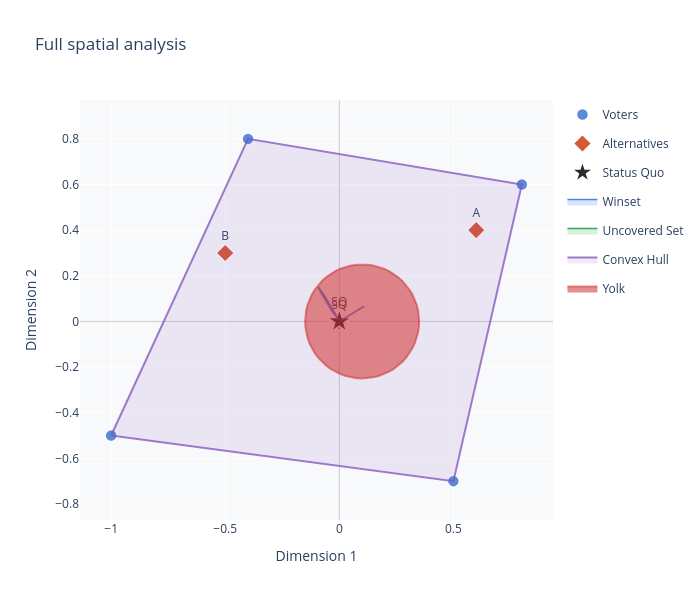

Source (notebook cell):
### Code cell
# 9.5 — Full composite plot: all layers at once
fig = sclp.plot_spatial_voting(
    voters,
    sq          = sq,
    voter_names = [f"V{i}" for i in range(5)],
    title       = "Full spatial analysis",
)
fig = sclp.layer_winset(fig, ws)
fig = sclp.layer_uncovered_set(fig, bnd)
fig = sclp.layer_convex_hull(fig, hull)
fig = sclp.layer_yolk(fig, center_x=70.0, center_y=58.0, radius=20.0)
fig.show()

### Figure 1 — Plotly figure (JSON) as saved in the notebook; plotly's stock layout.template omitted (floating-point values rounded to 4 significant figures)
{"data": [{"hovertemplate": "%{text}<br>(%{x:.3f}, %{y:.3f})<extra></extra>", "marker": {"color": "rgba(60,120,210,0.85)", "line": {"color": "white", "width": 1.5}, "size": 12, "symbol": "circle"}, "mode": "markers", "name": "Voters", "text": ["V0", "V1", "V2", "V3", "V4"], "type": "scatter", "x": [-1.0, 0.0, 0.8, -0.4, 0.5], "y": [-0.5, 0.0, 0.6, 0.8, -0.7]}, {"hovertemplate": "%{text}<br>(%{x:.3f}, %{y:.3f})<extra></extra>", "marker": {"color": "rgba(210,70,30,0.9)", "line": {"color": "white", "width": 1.5}, "size": 14, "symbol": "diamond"}, "mode": "markers+text", "name": "Alternatives", "text": ["SQ", "A", "B"], "textposition": "top center", "type": "scatter", "x": [0.0, 0.6, -0.5], "y": [0.0, 0.4, 0.3]}, {"hovertemplate": "Status Quo<br>(%{x:.3f}, %{y:.3f})<extra></extra>", "marker": {"color": "rgba(20,20,20,0.9)", "line": {"color": "white", "width": 1.5}, "size": 18, "symbol": "star"}, "mode": "markers+text", "name": "Status Quo", "text": ["SQ"], "textposition": "top center", "type": "scatter", "x": [0], "y": [0]}, {"fill": "toself", "fillcolor": "rgba(100,150,255,0.25)", "hoverinfo": "skip", "legendgroup": "Winset", "line": {"color": "rgba(50,100,220,0.8)", "width": 1.5}, "mode": "lines", "name": "Winset", "showlegend": true, "type": "scatter", "x": [-0.01398, -0.07039, -0.09249, -0.08192, -0.03147, -0.005905, -0.01398], "y": [0.02704, 0.1211, 0.1509, 0.1286, 0.04443, 0.00996, 0.02704]}, {"fill": "toself", "fillcolor": "rgba(100,150,255,0.25)", "hoverinfo": "skip", "legendgroup": "Winset", "line": {"color": "rgba(50,100,220,0.8)", "width": 1.5}, "mode": "lines", "name": "Winset", "showlegend": false, "type": "scatter", "x": [0.09449, 0.02208, 0.00772, 0.02163, 0.09692, 0.1099, 0.09449], "y": [0.05866, 0.01526, 0.004606, 0.01119, 0.05631, 0.06596, 0.05866]}, {"fill": "toself", "fillcolor": "rgba(50,180,80,0.20)", "hovertemplate": "Uncovered Set<extra></extra>", "line": {"color": "rgba(30,150,60,0.85)", "width": 1.5}, "mode": "lines", "name": "Uncovered Set", "type": "scatter", "x": [0.03091, 0.03091], "y": [-0.05909, -0.05909]}, {"fill": "toself", "fillcolor": "rgba(130,80,190,0.12)", "hovertemplate": "Convex Hull<extra></extra>", "line": {"color": "rgba(130,80,190,0.75)", "width": 2}, "mode": "lines", "name": "Convex Hull", "type": "scatter", "x": [-1, 0.5, 0.8, -0.4, -1], "y": [-0.5, -0.7, 0.6, 0.8, -0.5]}, {"fill": "toself", "fillcolor": "rgba(210,50,50,0.55)", "hovertemplate": "Yolk (r=0.2500)<extra></extra>", "line": {"color": "rgba(210,50,50,0.55)", "width": 2}, "mode": "lines", "name": "Yolk", "type": "scatter", "x": [0.35, 0.3488, 0.3452, 0.3392, 0.331, 0.3205, 0.3079, 0.2933, 0.2768, 0.2586, 0.2389, 0.2178, 0.1957, 0.1726, 0.1488, 0.1245, 0.1, 0.0755, 0.05123, 0.02743, 0.004329, -0.01785, -0.03889, -0.0586, -0.07678, -0.09325, -0.1079, -0.1205, -0.131, -0.1392, -0.1452, -0.1488, -0.15, -0.1488, -0.1452, -0.1392, -0.131, -0.1205, -0.1079, -0.09325, -0.07678, -0.0586, -0.03889, -0.01785, 0.004329, 0.02743, 0.05123, 0.0755, 0.1, 0.1245, 0.1488, 0.1726, 0.1957, 0.2178, 0.2389, 0.2586, 0.2768, 0.2933, 0.3079, 0.3205, 0.331, 0.3392, 0.3452, 0.3488, 0.35], "y": [0.0, 0.0245, 0.04877, 0.07257, 0.09567, 0.1178, 0.1389, 0.1586, 0.1768, 0.1933, 0.2079, 0.2205, 0.231, 0.2392, 0.2452, 0.2488, 0.25, 0.2488, 0.2452, 0.2392, 0.231, 0.2205, 0.2079, 0.1933, 0.1768, 0.1586, 0.1389, 0.1178, 0.09567, 0.07257, 0.04877, 0.0245, 3.062e-17, -0.0245, -0.04877, -0.07257, -0.09567, -0.1178, -0.1389, -0.1586, -0.1768, -0.1933, -0.2079, -0.2205, -0.231, -0.2392, -0.2452, -0.2488, -0.25, -0.2488, -0.2452, -0.2392, -0.231, -0.2205, -0.2079, -0.1933, -0.1768, -0.1586, -0.1389, -0.1178, -0.09567, -0.07257, -0.04877, -0.0245, -6.123e-17]}], "layout": {"height": 600, "hovermode": "closest", "legend": {"x": 1.02, "xanchor": "left", "y": 1}, "paper_bgcolor": "white", "plot_bgcolor": "#f8f9fa", "title": {"text": "Full spatial analysis", "x": 0.05}, "width": 700, "xaxis": {"title": {"text": "Dimension 1"}, "zeroline": true, "zerolinecolor": "#cccccc", "zerolinewidth": 1}, "yaxis": {"scaleanchor": "x", "scaleratio": 1, "title": {"text": "Dimension 2"}, "zeroline": true, "zerolinecolor": "#cccccc", "zerolinewidth": 1}}}
